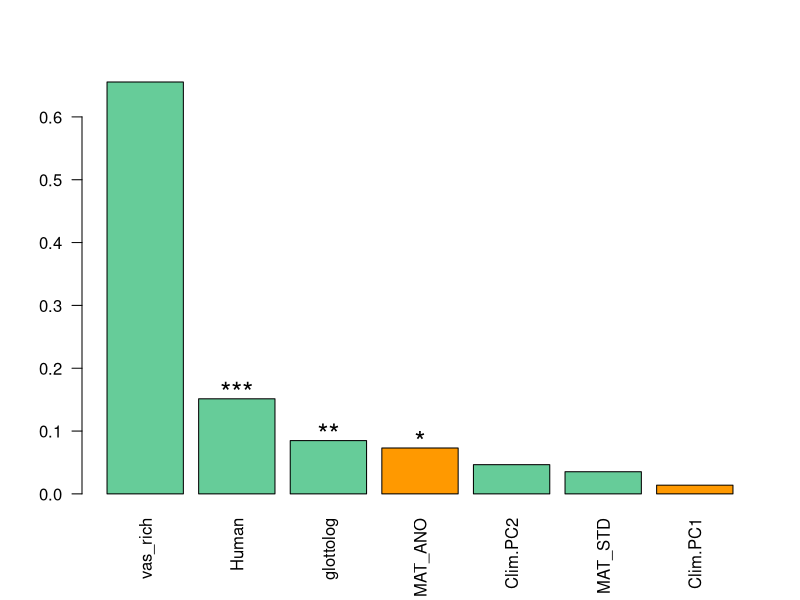
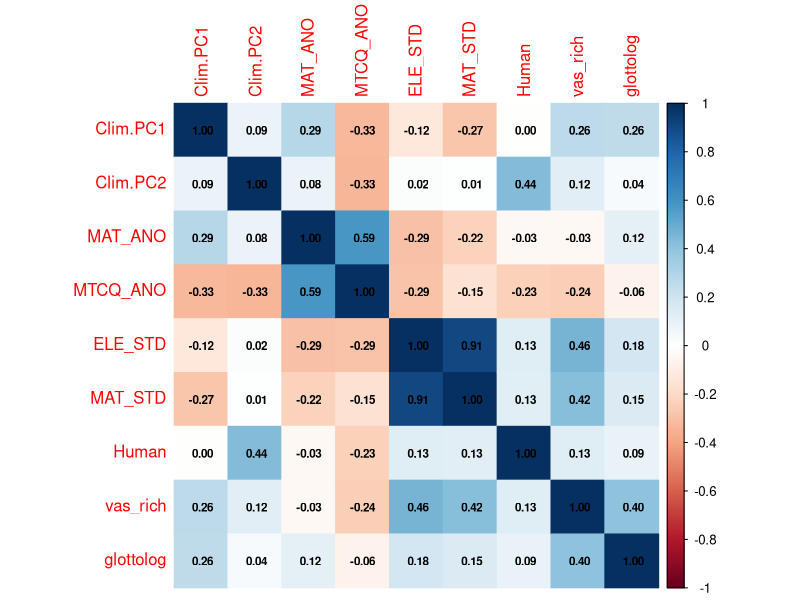

Here is the R script that generated these plots, in order:
df <- read.csv("data.csv")
#Remove Antarctica and Oceania
df<-df[df$realm!='Antarctica' & df$realm!='Oceania',]

df<-df[c("med_rich", "Clim.PC1", "Clim.PC2", "MAT_ANO", "MAT_STD", "Human", "vas_rich", "glottolog", "realm")]

df<-na.omit(df)

# Convert 'realm' variable to a factor
df$realm <- as.factor(df$realm)

# Identify numeric columns
numeric_cols <- sapply(df, is.numeric)

# Scale only numeric variables to have a mean of 0 and a standard deviation of 1.
scaled_df <- df
scaled_df[, numeric_cols] <- scale(scaled_df[, numeric_cols])



# Load the required library
library(lme4)

# Fit the linear mixed-effects model
mixed_model <- lmer(med_rich ~ Clim.PC1 + Clim.PC2 + MAT_ANO + MAT_STD + Human + vas_rich + glottolog + (1 | realm), 
                    data = scaled_df, na.action = na.fail)

fixed_model<-lm(med_rich ~ Clim.PC1 + Clim.PC2 + MAT_ANO + MAT_STD + Human + vas_rich + glottolog , data = scaled_df)

anova(mixed_model, fixed_model)

# Extract variance components
var_components <- as.data.frame(VarCorr(mixed_model))

# Extract the variance and standard deviation for realm
realm_variance <- var_components$vcov[var_components$grp == "realm"]
realm_sd <- sqrt(realm_variance)
# Print results
cat("Variance for realm:", realm_variance, "\n")
cat("Standard deviation for realm:", realm_sd, "\n")


#*******************************************************************************************************************************
#*********************************************Calculate significance level and plot*********************************************
#*******************************************************************************************************************************

# Extract the coefficients and standard errors from the summary output
coefficients <- fixef(mixed_model)
standard_errors <- sqrt(diag(vcov(mixed_model)))

# Calculate the t-values
t_values <- coefficients / standard_errors

# Calculate the degrees of freedom
df <- df.residual(mixed_model)

# Calculate the two-tailed p-values
p_values <- 2 * pt(abs(t_values), df = df, lower.tail = FALSE)

# Print the t-values and p-values
results <- data.frame("Coefficient" = coefficients,
                      "Standard_Error" = standard_errors,
                      "t_value" = t_values,
                      "p_value" = p_values)

results$sig[results$p_value>0.05]<-""
results$sig[results$p_value<0.05]<-"*"
results$sig[results$p_value<0.01]<-"**"
results$sig[results$p_value<0.001]<-"***"

print(results)

a<-results[2:nrow(results),] #Extract second row to last row
a <- a[order(abs(a$Coefficient),decreasing = TRUE),] #Order in descending order of absolute value of coefficient

mybar<-barplot(height=abs(a$Coefficient), names=rownames(a), las=2, col=ifelse(a$Coefficient>0,'#66CC99','#FF9900'))

# Add the text above the bar
text(mybar, abs(a$Coefficient) +0.02, paste(a$sig, sep="") ,cex=1.7) 


#**********************************************************************************************************************************
#*********************************************Correlation of variables**************************************************************
#**********************************************************************************************************************************
library(corrplot)
df <- read.csv("data.csv")
#Remove Antarctica and Oceania
df<-df[df$realm!='Antarctica' & df$realm!='Oceania',]
cor.df<-df[c("Clim.PC1", "Clim.PC2" , "MAT_ANO", "MTCQ_ANO", "ELE_STD", "MAT_STD", "Human", "vas_rich", "glottolog" )]
cor.df<-na.omit(cor.df)

corrplot(cor(cor.df), method='color', addCoef.col = "black", number.cex = 0.7)

